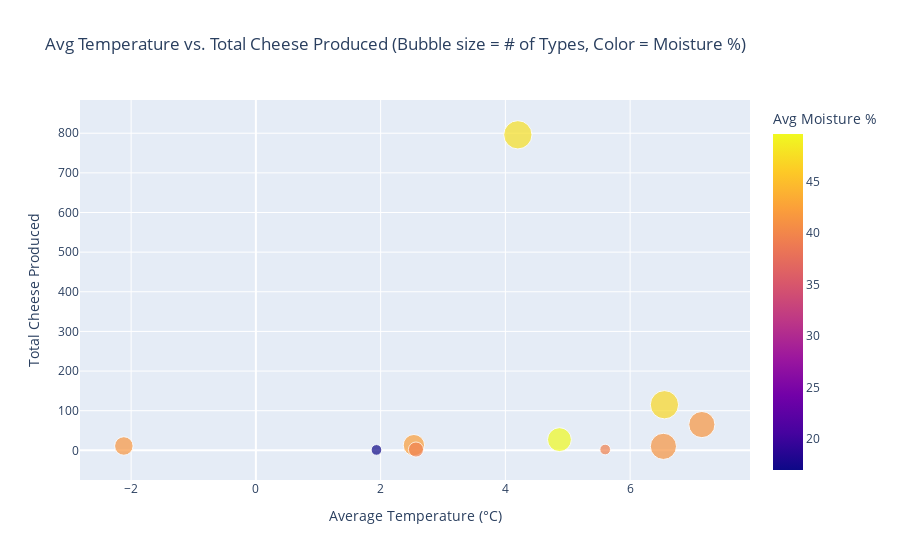

Source (notebook cell):
### Code cell
# Creating the first visualization: Scatter Plot

fig1 = px.scatter(
    combined_df,
    x='Avg Celsius',
    y='Total_Cheese_Produced',
    size='Num_Cheese_Types',
    color='Moisture Percent',
    hover_name='Province',
    title='Avg Temperature vs. Total Cheese Produced\n(Bubble size = # of Types, Color = Moisture %)',
    labels={
        'Avg Celsius': 'Average Temperature (°C)',
        'Total_Cheese_Produced': 'Total Cheese Produced',
        'Num_Cheese_Types': '# of Cheese Types',
        'Moisture Percent': 'Avg Moisture %'
    }
)
fig1.show()

### Figure 1 — Plotly figure (JSON) as saved in the notebook; plotly's stock layout.template omitted (floating-point values rounded to 4 significant figures)
{"data": [{"hovertemplate": "<b>%{hovertext}</b><br><br>Average Temperature (°C)=%{x}<br>Total Cheese Produced=%{y}<br># of Cheese Types=%{marker.size}<br>Avg Moisture %=%{marker.color}<extra></extra>", "hovertext": ["AB", "BC", "MB", "NB", "NL", "NS", "ON", "PE", "QC", "SK"], "legendgroup": "", "marker": {"color": [42.35, 41.49, 41.55, 49.6, 39.5, 41.3, 47.09, 39.5, 47.72, 17.0], "coloraxis": "coloraxis", "size": [4, 6, 3, 5, 2, 6, 7, 1, 7, 1], "sizemode": "area", "sizeref": 0.0175, "symbol": "circle"}, "mode": "markers", "name": "", "orientation": "v", "showlegend": false, "type": "scatter", "x": [2.533, 7.15, -2.117, 4.867, 2.567, 6.533, 6.55, 5.6, 4.2, 1.933], "xaxis": "x", "y": [13, 65, 11, 27, 2, 10, 115, 2, 796, 1], "yaxis": "y"}], "layout": {"coloraxis": {"colorbar": {"title": {"text": "Avg Moisture %"}}, "colorscale": [[0, "#0d0887"], [0.1111, "#46039f"], [0.2222, "#7201a8"], [0.3333, "#9c179e"], [0.4444, "#bd3786"], [0.5556, "#d8576b"], [0.6667, "#ed7953"], [0.7778, "#fb9f3a"], [0.8889, "#fdca26"], [1, "#f0f921"]]}, "legend": {"itemsizing": "constant", "tracegroupgap": 0}, "title": {"text": "Avg Temperature vs. Total Cheese Produced\n(Bubble size = # of Types, Color = Moisture %)"}, "xaxis": {"anchor": "y", "domain": [0, 1], "title": {"text": "Average Temperature (°C)"}}, "yaxis": {"anchor": "x", "domain": [0, 1], "title": {"text": "Total Cheese Produced"}}}}
